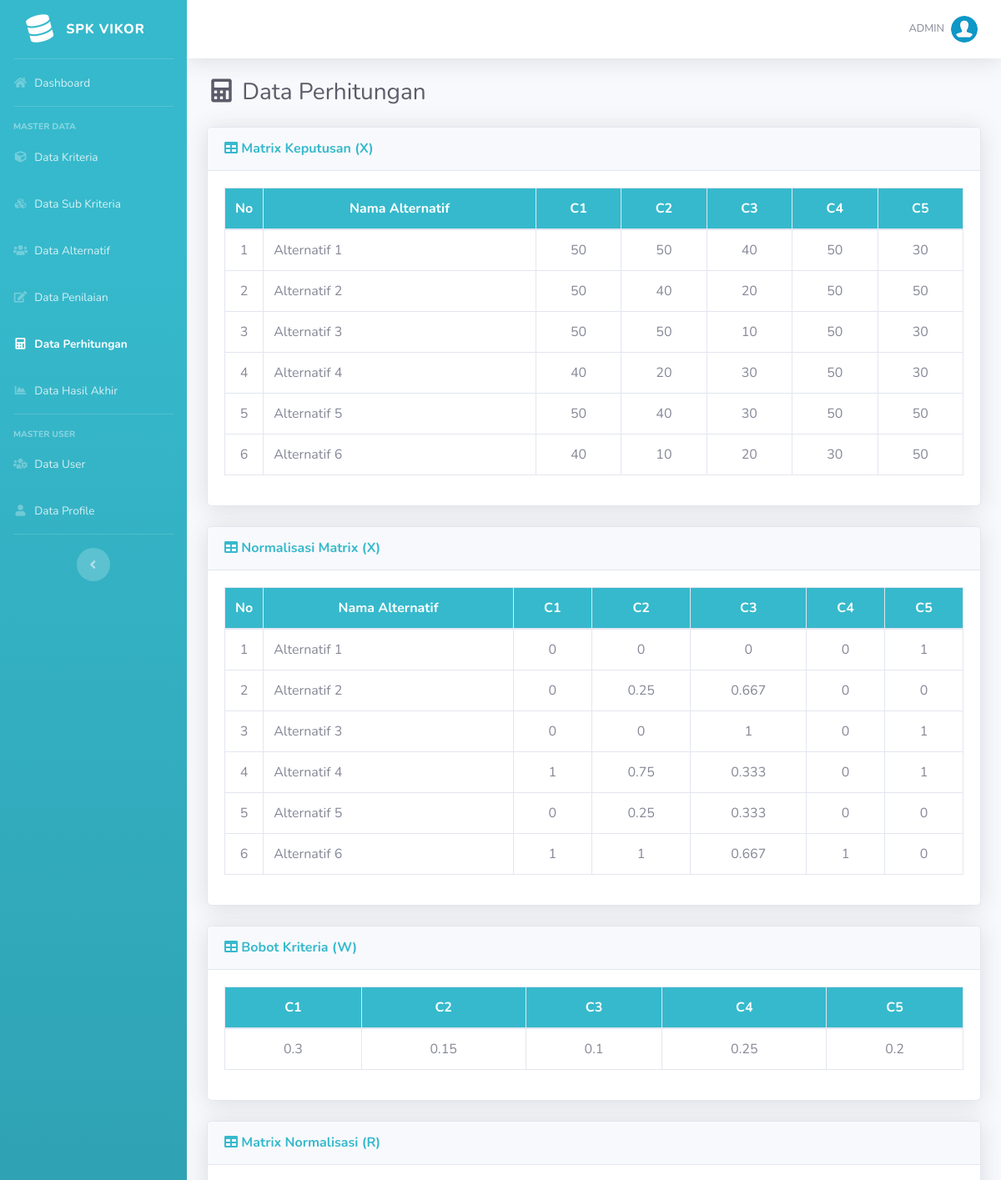
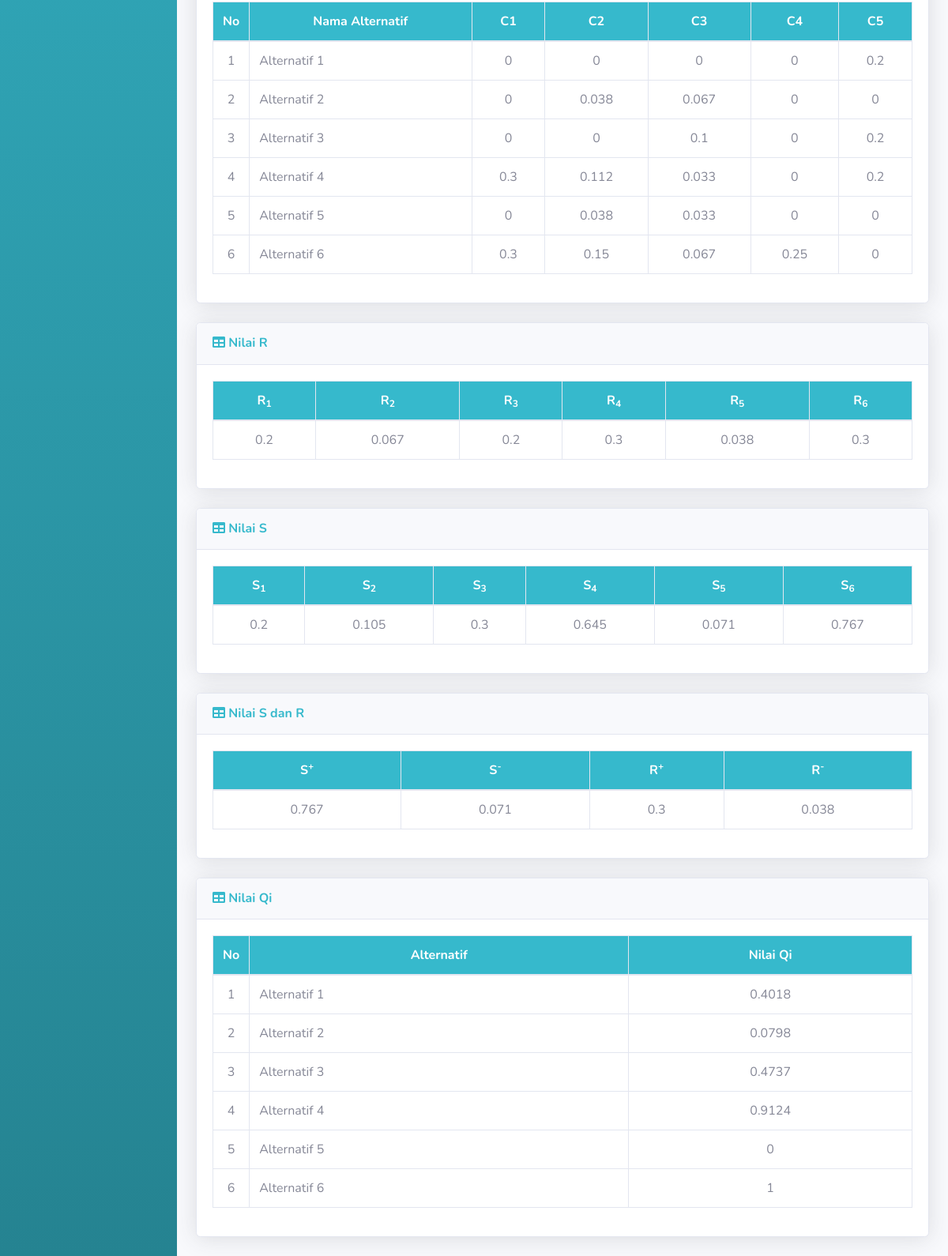
The page /perhitungan.php (signed in) on the database its author committed (2 pictures, top to bottom).
### tables this page shows
CREATE TABLE IF NOT EXISTS `kriteria` (
  `id_kriteria` int(11) NOT NULL,
  `kode_kriteria` varchar(10) NOT NULL,
  `nama` varchar(50) NOT NULL,
  `bobot` float NOT NULL,
  `ada_pilihan` tinyint(1) DEFAULT NULL
);

CREATE TABLE IF NOT EXISTS `alternatif` (
  `id_alternatif` int(11) NOT NULL,
  `nama` varchar(100) NOT NULL
);

CREATE TABLE IF NOT EXISTS `sub_kriteria` (
  `id_sub_kriteria` int(11) NOT NULL,
  `id_kriteria` int(11) NOT NULL,
  `nama` varchar(50) NOT NULL,
  `nilai` float NOT NULL
);

### includes/functions.php (called while the page is built, shortened)
<?php
function get_role() {
	if(isset($_SESSION['user_id']) && isset($_SESSION['role'])) {
		if($_SESSION['role'] == '1') {
			return 'admin';
		} else {
			return 'user';
		}
	} else {
		return false;
	}
}
?>

### perhitungan.php (the view, shortened to what this page needs)
<?php
require_once('includes/init.php');
$user_role = get_role();
if($user_role == 'admin') {
require_once('template/header.php');
mysqli_query($koneksi,"TRUNCATE TABLE hasil;");
$kriterias = array();
$q1 = mysqli_query($koneksi,"SELECT * FROM kriteria ORDER BY kode_kriteria ASC");
while($krit = mysqli_fetch_array($q1)){
	$kriterias[$krit['id_kriteria']]['id_kriteria'] = $krit['id_kriteria'];
	$kriterias[$krit['id_kriteria']]['kode_kriteria'] = $krit['kode_kriteria'];
	$kriterias[$krit['id_kriteria']]['nama'] = $krit['nama'];
	$kriterias[$krit['id_kriteria']]['bobot'] = $krit['bobot'];
	$kriterias[$krit['id_kriteria']]['ada_pilihan'] = $krit['ada_pilihan'];
}
$alternatifs = array();
$q2 = mysqli_query($koneksi,"SELECT * FROM alternatif");
while($alt = mysqli_fetch_array($q2)){
	$alternatifs[$alt['id_alternatif']]['id_alternatif'] = $alt['id_alternatif'];
	$alternatifs[$alt['id_alternatif']]['nama'] = $alt['nama'];
}
$matriks_x = array();
foreach($alternatifs as $alternatif):
	foreach($kriterias as $kriteria):
		$id_alternatif = $alternatif['id_alternatif'];
		$id_kriteria = $kriteria['id_kriteria'];
		if($kriteria['ada_pilihan']==1){
			$q4 = mysqli_query($koneksi,"SELECT sub_kriteria.nilai FROM penilaian JOIN sub_kriteria WHERE penilaian.nilai=sub_kriteria.id_sub_kriteria AND penilaian.id_alternatif='$alternatif[id_alternatif]' AND penilaian.id_kriteria='$kriteria[id_kriteria]'");
			$data = mysqli_fetch_array($q4);
			$nilai = $data['nilai'];
		}else{
			$q4 = mysqli_query($koneksi,"SELECT nilai FROM penilaian WHERE id_alternatif='$alternatif[id_alternatif]' AND id_kriteria='$kriteria[id_kriteria]'");
			$data = mysqli_fetch_array($q4);
			$nilai = $data['nilai'];
		}
		$matriks_x[$id_kriteria][$id_alternatif] = $nilai;
	endforeach;
endforeach;
$nilai_x = array();
foreach($alternatifs as $alternatif):
	foreach($kriterias as $kriteria):
		$id_alternatif = $alternatif['id_alternatif'];
		$id_kriteria = $kriteria['id_kriteria'];
		$nilai = $matriks_x[$id_kriteria][$id_alternatif];
		$nilai_max = @(max($matriks_x[$id_kriteria]));
		$nilai_min = @(min($matriks_x[$id_kriteria]));
		$x = ($nilai_max-$nilai)/($nilai_max-$nilai_min);
		$nilai_x[$id_alternatif][$id_kriteria] = round($x,3);
	endforeach;
endforeach;
$nilai_r = array();
$s = array();
$n_s = array();
foreach($alternatifs as $alternatif):
	$total_r = 0;
	foreach($kriterias as $kriteria):
		$id_alternatif = $alternatif['id_alternatif'];
		$id_kriteria = $kriteria['id_kriteria'];
		$bobot = $kriteria['bobot'];
		$nilai = $nilai_x[$id_alternatif][$id_kriteria];
		$r = $nilai*$bobot;
		$nilai_r[$id_alternatif][$id_kriteria] = round($r,3);
		$total_r += round($r,3);
	endforeach;
	$s[$id_alternatif] = $total_r;
	$n_s[$id_alternatif]['nilai'] = $total_r;
endforeach;
$r = array();
$n_r = array();
foreach($alternatifs as $alternatif):
	$id_alternatif = $alternatif['id_alternatif'];
	$nilai_max = @(max($nilai_r[$id_alternatif]));
	$r[$id_alternatif] = $nilai_max;
	$n_r[$id_alternatif]['nilai'] = $nilai_max;
endforeach;
$r_nilai = array();
foreach($n_r as $key =>$row):
	$r_nilai[$key] = $row['nilai'];
endforeach;
$s_nilai = array();
foreach($n_s as $key =>$row):
	$s_nilai[$key] = $row['nilai'];
endforeach;
$nilai_q = array();
foreach($alternatifs as $alternatif):
	$id_alternatif = $alternatif['id_alternatif'];
	$nil_s = $s[$id_alternatif];
	$nil_r = $r[$id_alternatif];
	$max_s = max($s_nilai);
	$min_s = min($s_nilai);
	$max_r = max($r_nilai);
	$min_r = min($r_nilai);
	$v = 0.5;
	$n1 = $nil_s-$min_s;
	$n2 = $max_s-$min_s;
	$n3 = $nil_r-$min_r;
	$n4 = $max_r-$min_r;
	$bagi1=$n1/$n2;
	$bagi2=$n3/$n4;
	$hasil1= $bagi1*$v;
	$hasil2= $bagi2*(1-$v);
	$q = $hasil1+$hasil2;
	$nilai_q[$id_alternatif] = round($q,4);
endforeach;
?>
<div class="d-sm-flex align-items-center justify-content-between mb-4">
    <h1 class="h3 mb-0 text-gray-800"><i class="fas fa-fw fa-calculator"></i> Data Perhitungan</h1>
</div>
<div class="card shadow mb-4">
    <div class="card-header py-3">
        <h6 class="m-0 font-weight-bold text-info"><i class="fa fa-table"></i> Matrix Keputusan (X)</h6>
    </div>
    <div class="card-body">
		<div class="table-responsive">
			<table class="table table-bordered" width="100%" cellspacing="0">
				<thead class="bg-info text-white">
					<tr align="center">
						<th width="5%" rowspan="2">No</th>
						<th>Nama Alternatif</th>
						<?php foreach ($kriterias as $kriteria): ?>
							<th><?= $kriteria['kode_kriteria'] ?></th>
						<?php endforeach ?>
					</tr>
				</thead>
				<tbody>
					<?php
						$no=1;
						foreach ($alternatifs as $alternatif): ?>
					<tr align="center">
						<td><?= $no; ?></td>
						<td align="left"><?= $alternatif['nama'] ?></td>
						<?php
						foreach ($kriterias as $kriteria):
							$id_alternatif = $alternatif['id_alternatif'];
							$id_kriteria = $kriteria['id_kriteria'];
							echo '<td>';
							echo $matriks_x[$id_kriteria][$id_alternatif];
							echo '</td>';
						endforeach
						?>
					</tr>
					<?php
						$no++;
						endforeach
					?>
				</tbody>
			</table>
		</div>
	</div>
</div>
<div class="card shadow mb-4">
    <div class="card-header py-3">
        <h6 class="m-0 font-weight-bold text-info"><i class="fa fa-table"></i> Normalisasi Matrix (X)</h6>
    </div>
    <div class="card-body">
		<div class="table-responsive">
			<table class="table table-bordered" width="100%" cellspacing="0">
				<thead class="bg-info text-white">
					<tr align="center">
						<th width="5%" rowspan="2">No</th>
						<th>Nama Alternatif</th>
						<?php foreach ($kriterias as $kriteria): ?>
							<th><?= $kriteria['kode_kriteria'] ?></th>
						<?php endforeach ?>
					</tr>
				</thead>
				<tbody>
					<?php
						$no=1;
						foreach ($alternatifs as $alternatif): ?>
					<tr align="center">
						<td><?= $no; ?></td>
						<td align="left"><?= $alternatif['nama'] ?></td>
						<?php
						foreach($kriterias as $kriteria):
							$id_alternatif = $alternatif['id_alternatif'];
							$id_kriteria = $kriteria['id_kriteria'];
							echo '<td>';
							echo $nilai_x[$id_alternatif][$id_kriteria];
							echo '</td>';
						endforeach;
						?>
					</tr>
					<?php
						$no++;
						endforeach
					?>
				</tbody>
			</table>
		</div>
	</div>
</div>
<div class="card shadow mb-4">
    <div class="card-header py-3">
        <h6 class="m-0 font-weight-bold text-info"><i class="fa fa-table"></i> Bobot Kriteria (W)</h6>
    </div>
    <div class="card-body">
		<div class="table-responsive">
			<table class="table table-bordered" width="100%" cellspacing="0">
				<thead class="bg-info text-white">
					<tr align="center">
						<?php foreach ($kriterias as $kriteria): ?>
						<th><?= $kriteria['kode_kriteria'] ?></th>
						<?php endforeach ?>
					</tr>
				</thead>
				<tbody>
					<tr align="center">
						<?php
						foreach ($kriterias as $kriteria): ?>
						<td>
						<?php
						echo $kriteria['bobot'];
						?>
						</td>
						<?php endforeach ?>
					</tr>
				</tbody>
			</table>
		</div>
	</div>
</div>
<div class="card shadow mb-4">
    <div class="card-header py-3">
        <h6 class="m-0 font-weight-bold text-info"><i class="fa fa-table"></i> Matrix Normalisasi (R)</h6>
    </div>
    <div class="card-body">
		<div class="table-responsive">
			<table class="table table-bordered" width="100%" cellspacing="0">
				<thead class="bg-info text-white">
					<tr align="center">
						<th width="5%" rowspan="2">No</th>
						<th>Nama Alternatif</th>
						<?php foreach ($kriterias as $kriteria): ?>
							<th><?= $kriteria['kode_kriteria'] ?></th>
						<?php endforeach ?>
					</tr>
				</thead>
				<tbody>
					<?php
						$no=1;
						foreach ($alternatifs as $alternatif): ?>
					<tr align="center">
						<td><?= $no; ?></td>
						<td align="left"><?= $alternatif['nama'] ?></td>
						<?php
						foreach($kriterias as $kriteria):
							$id_alternatif = $alternatif['id_alternatif'];
							$id_kriteria = $kriteria['id_kriteria'];
							echo '<td>';
							echo $nilai_r[$id_alternatif][$id_kriteria];
							echo '</td>';
						endforeach;
						?>
					</tr>
					<?php
						$no++;
						endforeach
					?>
				</tbody>
			</table>
		</div>
	</div>
</div>
<div class="card shadow mb-4">
    <div class="card-header py-3">
        <h6 class="m-0 font-weight-bold text-info"><i class="fa fa-table"></i> Nilai R</h6>
    </div>
    <div class="card-body">
		<div class="table-responsive">
			<table class="table table-bordered" width="100%" cellspacing="0">
				<thead class="bg-info text-white">
					<tr align="center">
						<?php
						$no=1;
						foreach ($alternatifs as $alternatif): ?>
						<th>R<sub><?= $no ?></sub></th>
						<?php
						$no++;
						endforeach ?>
					</tr>
				</thead>
				<tbody>
					<tr align="center">
						<?php
						foreach ($alternatifs as $alternatif):
						$id_alternatif = $alternatif['id_alternatif'];
						?>
						<td>
						<?php
						echo $r[$id_alternatif];
						?>
						</td>
						<?php endforeach ?>
					</tr>
				</tbody>
			</table>
		</div>
	</div>
</div>
<div class="card shadow mb-4">
    <div class="card-header py-3">
        <h6 class="m-0 font-weight-bold text-info"><i class="fa fa-table"></i> Nilai S</h6>
    </div>
    <div class="card-body">
		<div class="table-responsive">
			<table class="table table-bordered" width="100%" cellspacing="0">
				<thead class="bg-info text-white">
					<tr align="center">
						<?php
						$no=1;
						foreach ($alternatifs as $alternatif): ?>
						<th>S<sub><?= $no ?></sub></th>
						<?php
						$no++;
						endforeach ?>
					</tr>
				</thead>
				<tbody>
					<tr align="center">
						<?php
						foreach ($alternatifs as $alternatif):
						$id_alternatif = $alternatif['id_alternatif'];
						?>
						<td>
						<?php
						echo $s[$id_alternatif];
						?>
						</td>
						<?php endforeach ?>
					</tr>
				</tbody>
			</table>
		</div>
	</div>
</div>
<div class="card shadow mb-4">
    <div class="card-header py-3">
        <h6 class="m-0 font-weight-bold text-info"><i class="fa fa-table"></i> Nilai S dan R</h6>
    </div>
    <div class="card-body">
		<div class="table-responsive">
			<table class="table table-bordered" width="100%" cellspacing="0">
				<thead class="bg-info text-white">
					<tr align="center">
						<th>S<sup>+</sup></th>
						<th>S<sup>-</sup></th>
						<th>R<sup>+</sup></th>
						<th>R<sup>-</sup></th>
					</tr>
				</thead>
				<tbody>
					<tr align="center">
						<td><?= max($s_nilai); ?></td>
						<td><?= min($s_nilai); ?></td>
						<td><?= max($r_nilai); ?></td>
						<td><?= min($r_nilai); ?></td>
					</tr>
				</tbody>
			</table>
		</div>
	</div>
</div>
<div class="card shadow mb-4">
    <div class="card-header py-3">
        <h6 class="m-0 font-weight-bold text-info"><i class="fa fa-table"></i> Nilai Qi</h6>
    </div>
    <div class="card-body">
		<div class="table-responsive">
			<table class="table table-bordered" width="100%" cellspacing="0">
				<thead class="bg-info text-white">
					<tr align="center">
						<th width="5%">No</th>
						<th>Alternatif</th>
						<th>Nilai Qi</th>
					</tr>
				</thead>
				<tbody>
					<tr align="center">
						<?php
						$no=1;
						foreach ($alternatifs as $alternatif):
						$id_alternatif = $alternatif['id_alternatif'];
						?>
					<tr align="center">
						<td><?= $no; ?></td>
						<td align="left"><?= $alternatif['nama'] ?></td>
						<td>
						<?php
						echo $hasil = $nilai_q[$id_alternatif];
						?>
						</td>
					</tr>
					<?php
						$no++;
						endforeach
					?>
					</tr>
				</tbody>
			</table>
		</div>
	</div>
</div>
<?php
require_once('template/footer.php');
}
else {
	header('Location: login.php');
}
?>

### rows shown on the page
kriteria: kode_kriteria "C1", id_kriteria.nilai "50", id_kriteria.id_alternatif "40", id_kriteria "0", bobot "0.3"
kriteria: kode_kriteria "C2", id_kriteria.id_alternatif "50", id_kriteria.id_alternatif "40", id_kriteria.id_alternatif "20", id_kriteria.id_alternatif "10", id_kriteria "0.25", bobot "0.15", id_kriteria "0"
kriteria: kode_kriteria "C3", id_kriteria.id_alternatif "40", id_kriteria.id_alternatif "20", id_kriteria.id_alternatif "10", id_kriteria.id_alternatif "30", bobot "0.1", id_kriteria "0"
kriteria: kode_kriteria "C4", id_kriteria.nilai "50", id_kriteria.id_alternatif "30", bobot "0.25", id_kriteria "0"
kriteria: kode_kriteria "C5", id_kriteria.id_alternatif "30", id_kriteria.id_alternatif "50", id_kriteria "0", bobot "0.2"
alternatif: nama "Alternatif 1", id_alternatif.id_kriteria "0", id_alternatif "1", id_alternatif.bobot "0.2", id_alternatif "0.2", id_alternatif "0.4018"
alternatif: nama "Alternatif 2", id_alternatif.id_kriteria "0.667", id_alternatif.ada_pilihan "0", id_alternatif.id_kriteria "0", id_alternatif.id_kriteria "0.038", id_alternatif.id_kriteria "0.067", id_alternatif "0.067", id_alternatif "0.105", id_alternatif "0.0798"
alternatif: nama "Alternatif 3", id_alternatif.id_kriteria "0", id_alternatif.id_kriteria "1", id_alternatif.id_kriteria "0.1", id_alternatif.id_kriteria "0.2", id_alternatif "0.2", id_alternatif "0.3", id_alternatif "0.4737"
alternatif: nama "Alternatif 4", id_alternatif.id_kriteria "1", id_alternatif.id_kriteria "0.75", id_alternatif.id_kriteria "0.333", id_alternatif.id_kriteria "0", id_alternatif.id_kriteria "0.3", id_alternatif.id_kriteria "0.112", id_alternatif.id_kriteria "0.033", id_alternatif.id_kriteria "0.2", id_alternatif "0.3", id_alternatif "0.645", id_alternatif "0.9124"
alternatif: nama "Alternatif 5", id_alternatif.id_kriteria "0.333", id_alternatif.ada_pilihan "0", id_alternatif.id_kriteria "0", id_alternatif.id_kriteria "0.038", id_alternatif.id_kriteria "0.033", id_alternatif "0.038", id_alternatif "0.071", id_alternatif "0"
alternatif: nama "Alternatif 6", id_alternatif.id_kriteria "1", id_alternatif.id_kriteria "0.667", id_alternatif.id_kriteria "0", id_alternatif.id_kriteria "0.3", id_alternatif.id_kriteria "0.15", id_alternatif.id_kriteria "0.067", id_alternatif.id_kriteria "0.25", id_alternatif "0.3", id_alternatif "0.767", id_alternatif "1"

### other values the page prints
$_SESSION['username'] "ADMIN"
max($s_nilai) "0.767"
min($s_nilai) "0.071"
max($r_nilai) "0.3"
min($r_nilai) "0.038"
